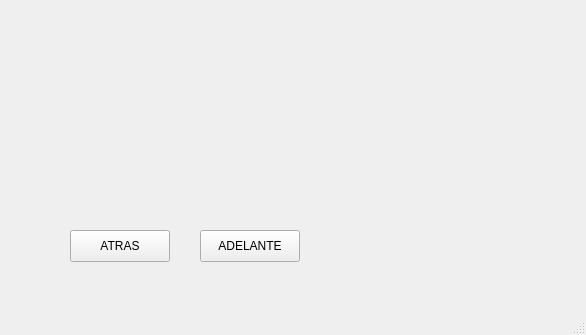
<?xml version="1.0" encoding="UTF-8"?>
<ui version="4.0">
 <class>MainWindow</class>
 <widget class="QMainWindow" name="MainWindow">
  <property name="geometry">
   <rect>
    <x>0</x>
    <y>0</y>
    <width>586</width>
    <height>335</height>
   </rect>
  </property>
  <property name="windowTitle">
   <string>MainWindow</string>
  </property>
  <widget class="QWidget" name="centralwidget">
   <widget class="QLabel" name="label">
    <property name="geometry">
     <rect>
      <x>10</x>
      <y>10</y>
      <width>151</width>
      <height>61</height>
     </rect>
    </property>
    <property name="text">
     <string/>
    </property>
    <property name="pixmap">
     <pixmap resource="../Archivos/recursos_programas.qrc">:/Logos/log_uat_nuevo.png</pixmap>
    </property>
    <property name="scaledContents">
     <bool>true</bool>
    </property>
   </widget>
   <widget class="QLabel" name="label_2">
    <property name="geometry">
     <rect>
      <x>450</x>
      <y>0</y>
      <width>111</width>
      <height>71</height>
     </rect>
    </property>
    <property name="text">
     <string/>
    </property>
    <property name="pixmap">
     <pixmap resource="../Archivos/recursos_programas.qrc">:/Logos/FIT_logo_vertical.png</pixmap>
    </property>
    <property name="scaledContents">
     <bool>true</bool>
    </property>
   </widget>
   <widget class="QLabel" name="imagen">
    <property name="geometry">
     <rect>
      <x>70</x>
      <y>90</y>
      <width>221</width>
      <height>131</height>
     </rect>
    </property>
    <property name="text">
     <string/>
    </property>
    <property name="pixmap">
     <pixmap resource="../Archivos/recursos_programas.qrc">:/Personajes/gato.jpeg</pixmap>
    </property>
    <property name="scaledContents">
     <bool>true</bool>
    </property>
   </widget>
   <widget class="QPushButton" name="btn_atras">
    <property name="geometry">
     <rect>
      <x>70</x>
      <y>230</y>
      <width>100</width>
      <height>32</height>
     </rect>
    </property>
    <property name="text">
     <string>ATRAS</string>
    </property>
   </widget>
   <widget class="QPushButton" name="btn_adelante">
    <property name="geometry">
     <rect>
      <x>200</x>
      <y>230</y>
      <width>100</width>
      <height>32</height>
     </rect>
    </property>
    <property name="text">
     <string>ADELANTE</string>
    </property>
   </widget>
  </widget>
  <widget class="QMenuBar" name="menubar">
   <property name="geometry">
    <rect>
     <x>0</x>
     <y>0</y>
     <width>586</width>
     <height>24</height>
    </rect>
   </property>
  </widget>
  <widget class="QStatusBar" name="statusbar"/>
 </widget>
 <resources>
  <include location="../Archivos/recursos_programas.qrc"/>
 </resources>
 <connections/>
</ui>
